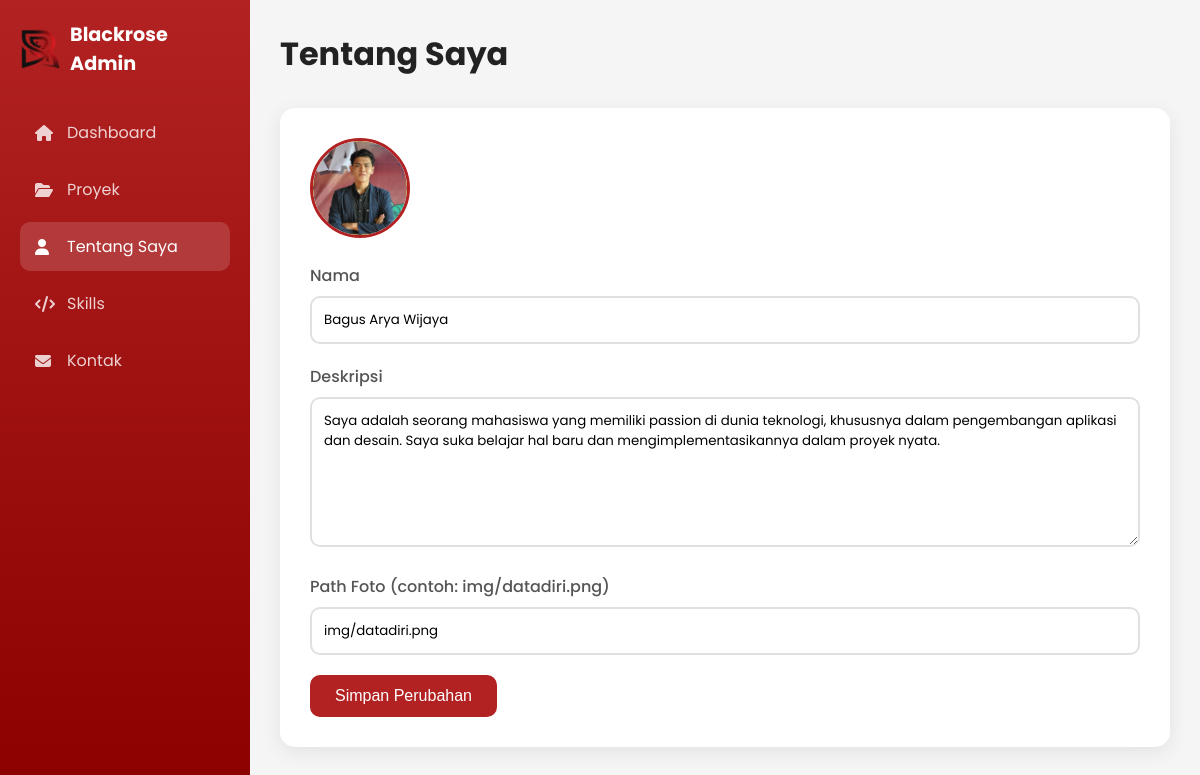
The page /admin/tentang.php (signed in) on the database its author committed.
### tables this page shows
CREATE TABLE IF NOT EXISTS tentang (
    id INT AUTO_INCREMENT PRIMARY KEY,
    nama VARCHAR(100) NOT NULL,
    deskripsi TEXT NOT NULL,
    foto_path VARCHAR(255) DEFAULT 'img/datadiri.png',
    updated_at TIMESTAMP DEFAULT CURRENT_TIMESTAMP ON UPDATE CURRENT_TIMESTAMP
);

### admin/tentang.php (the view, shortened to what this page needs)
<?php
require_once '../config.php';
$stmt = $pdo->query("SELECT * FROM tentang LIMIT 1");
$tentang = $stmt->fetch();
?>
<!DOCTYPE html>
<html lang="id">
<head>
    <link rel="stylesheet" href="https://cdnjs.cloudflare.com/ajax/libs/font-awesome/6.4.0/css/all.min.css">
</head>
<body>
    <div class="sidebar">
        <div class="logo">
            <img src="../img/br.png" alt="Logo">
            <h2>Blackrose Admin</h2>
        </div>
        <a href="dashboard.php" class="nav-item"><i class="fas fa-home"></i> Dashboard</a>
        <a href="proyek.php" class="nav-item"><i class="fas fa-folder-open"></i> Proyek</a>
        <a href="tentang.php" class="nav-item active"><i class="fas fa-user"></i> Tentang Saya</a>
        <a href="skills.php" class="nav-item"><i class="fas fa-code"></i> Skills</a>
        <a href="kontak.php" class="nav-item"><i class="fas fa-envelope"></i> Kontak</a>
    </div>
    <div class="main-content">
        <div class="header">
            <h1>Tentang Saya</h1>
        </div>
        <div class="card">
            <?php if ($tentang): ?>
                <div class="preview">
                    <img src="../<?php echo $tentang['foto_path']; ?>" alt="Foto">
                </div>
            <?php endif; ?>
            <form method="POST">
                <div class="form-group">
                    <label>Nama</label>
                    <input type="text" name="nama" required value="<?php echo $tentang['nama'] ?? ''; ?>">
                </div>
                <div class="form-group">
                    <label>Deskripsi</label>
                    <textarea name="deskripsi" required><?php echo $tentang['deskripsi'] ?? ''; ?></textarea>
                </div>
                <div class="form-group">
                    <label>Path Foto (contoh: img/datadiri.png)</label>
                    <input type="text" name="foto_path" value="<?php echo $tentang['foto_path'] ?? 'img/datadiri.png'; ?>">
                </div>
                <button type="submit" class="btn-primary">Simpan Perubahan</button>
            </form>
        </div>
    </div>
</body>
</html>

### admin/tentang.php (style rules this page uses)
* { margin: 0; padding: 0; box-sizing: border-box; }
body { font-family: 'Poppins', sans-serif; background: #f5f5f5; }
.sidebar { position: fixed; top: 0; left: 0; width: 250px; height: 100vh; background: linear-gradient(180deg, #B22222 0%, #8B0000 100%); padding: 20px; color: white; }
.logo { display: flex; align-items: center; gap: 10px; margin-bottom: 30px; }
.logo img { width: 40px; }
.logo h2 { font-size: 1.2rem; }
.nav-item { display: flex; align-items: center; gap: 12px; padding: 12px 15px; color: rgba(255,255,255,0.8); text-decoration: none; border-radius: 10px; margin-bottom: 8px; transition: 0.3s; }
.nav-item:hover, .nav-item.active { background: rgba(255,255,255,0.15); color: white; }
.nav-item i { width: 20px; }
.main-content { margin-left: 250px; padding: 30px; }
.header { display: flex; justify-content: space-between; align-items: center; margin-bottom: 30px; }
.header h1 { color: #222; }
.card { background: white; border-radius: 15px; padding: 30px; box-shadow: 0 5px 20px rgba(0,0,0,0.08); }
.form-group { margin-bottom: 20px; }
label { display: block; margin-bottom: 8px; color: #555; font-weight: 500; }
input, textarea { width: 100%; padding: 12px; border: 2px solid #E0E0E0; border-radius: 10px; font-family: 'Poppins', sans-serif; }
textarea { min-height: 150px; resize: vertical; }
.btn-primary { background: #B22222; color: white; padding: 12px 25px; border: none; border-radius: 10px; cursor: pointer; font-size: 1rem; }
.preview { display: flex; align-items: center; gap: 20px; margin-bottom: 25px; }
.preview img { width: 100px; height: 100px; object-fit: cover; border-radius: 50%; border: 3px solid #B22222; }

### rows shown on the page
tentang: foto_path (picture), nama "Bagus Arya Wijaya", deskripsi "Saya adalah seorang mahasiswa yang memiliki passion di dunia teknologi, khususnya dalam pengembangan aplikasi dan desain. Saya suka belajar hal baru dan mengimplementasikannya dalam proyek nyata.", foto_path "img/datadiri.png"
